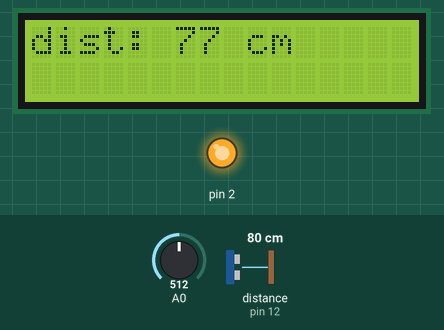
This sketch was run on a simulated Arduino Uno, built with avr-gcc and run on an emulated ATmega328P. On the bench: 16×2 character LCD, output pins drawn as LEDs (lit = HIGH). Wiring (inferred from the names in the program): ultrasonic range finder: trigger pin 11; echo pin 12. The inputs (shaded band) are chosen by the test bench; at power-on: distance to the obstacle (sensor on pin 12) 80 cm, A0 = 512. The echo pulse lasts 58.3 µs per cm; pins used as bus, display or sensor lines are not drawn; what the sketch prints to the serial monitor is not drawn.

Above: at 1.2 s.
1.3 s: distance to the obstacle (sensor on pin 12) set to 250 cm
At 4.1 s:
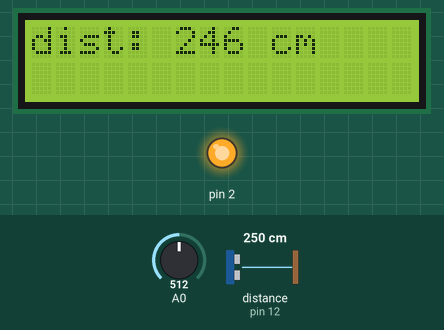
4.3 s: A0 set to 642
5.8 s: A0 set to 659
At 6.05 s:
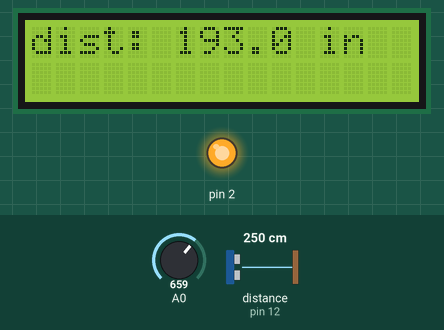
7.6 s: distance to the obstacle (sensor on pin 12) set to 18 cm
At 10.4 s:
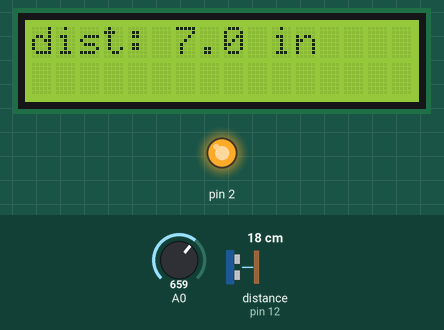
10.6 s: distance to the obstacle (sensor on pin 12) set to 2 cm
At 11.84 s:
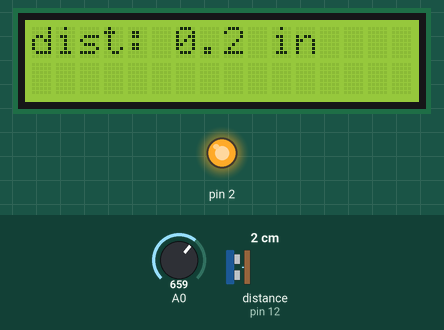
12.1 s: A0 set to 990
13.8 s: A0 set to 1010
At 14.8 s:
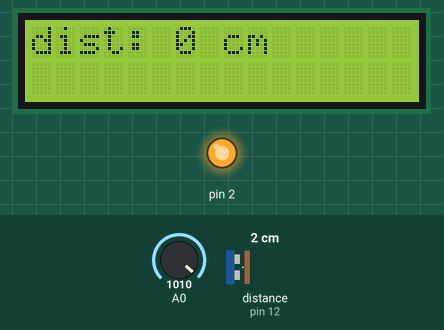

Measured:
- the behaviour switches between 649 and 650 on A0 (found by bisection; images 1 and 2)
- the behaviour switches between 998 and 999 on A0 (found by bisection; images 4 and 5)
- after the input at 1.3 s, the display: first changes after 0.05 s (image 1 shows a later state)
- after the input at 4.3 s, every drawn part: stays the same
- after the input at 5.8 s, the display: first changes after 0.12 s (image 2 shows a later state)
- after the input at 10.6 s, the display: first changes after 0.08 s (image 4 shows a later state)
- after the input at 13.8 s, the display: changes after 0.11 s (image 5)

The sketch:

USsr04_avg_LCD_key.ino
```cpp
/* originally LCD 1602 Ultrasonic,
  From Sainsmart for their 1602 LCD display to read some US device;
  edited by AM, with some uncertainty about role of keypad switches;
  needed significant editing to work, edit 1707 for SR-04 US module;
  _avg vers. reads using exp moving average; _key version adds LCD
  module button actions; could be used for calibration etc
  Seems like when displaying inches, response very sluggish???
  _Flt version prints float using Streaming.h (v. Sampl Synta)

   LCD RS pin to digital pin 8
   LCD Enable pin to digital 9
   LCD D4 pin to digital pin 4
   LCD D5 pin to digital pin 5
   LCD D6 pin to digital pin 6
   LCD D7 pin to digital pin 7
   LCD BL pin to digital pin 10
   KEY pin to analog pin 0
   Vcc pin to  +5         // above all hardwired w/ shield

   Trig pin to digital pin 11
   Echo pin to digital pin 12
*/
#include <Streaming.h>
#include <LiquidCrystal.h>
#define TP 11     // Trigger pin
#define EP 12     // Echo pin

LiquidCrystal lcd(8, 9, 4, 5, 6, 7);  // had 13 here, wrong
const char numb[] = "0123456789";
char number_s[] = "000"; // these are used in LCD_conv_data fx, not sure how
char  rword;  // not clear why, how to use
char msgs[5][16] = {"Right Key OK ",
                    "Up Key OK    ",
                    "Down Key OK  ",
                    "Left Key OK  ",
                    "Select Key OK"
                   };
// could read pin A0 then loop thru these to get right msg to print
int adc_key_val[5] = {50, 250, 450, 650, 850 }; // tune for each board
int NUM_KEYS = 5;
int adc_key_in;   // need loop code to read key or make fx() to do it
int key = -1;
int oldkey = -1;
boolean CM = 1;      //Centimeter,  1 tells loop to display CM

void setup()
{
  lcd.begin(16, 2);    // 16 col, 2 row LCD
  Serial.begin(9600);       // 9600 bps, for Ser. Mon. if on
  pinMode(TP, OUTPUT);      // TP output pin for trigger
  pinMode(EP, INPUT);       // EP input pin for echo
  pinMode(2, OUTPUT);
  pinMode(A0, INPUT_PULLUP);
  digitalWrite(2, HIGH); // 5 v for US module power
}

void loop()
{
  static float distAvg = 69;
  int keyV = analogRead(A0);
  if (keyV < 999)  // some button is pressed
  { // loop thru values in array to ID key
    for (int j = 0; j < NUM_KEYS; j++)
    { if (keyV < adc_key_val[j])
      {
        key = j;
        break;  // exit the for loop
      }  // end if
    } // end for, getting key ID
    // what action to take with key, or key press could toggle some var
       switch (key)
   {
       case 0:
       {    //  if "RIGHT"  pressed show this on the screen
            // lcd.print("RIGHT ");
            break;
       }
       case 1:
       {
             // lcd.print("LEFT "); // if "LEFT" show on the screen
             break;
       }
       case 2:
       {
             // lcd.print("UP ");  // button "UP"
             break;
       }
       case 3:
       {
             // lcd.print("DOWN  ");  // button "DOWN"
             break;
       }
       case 4:
       {     CM = 0; // sel button tells loop to display INches
             //lcd.print("SELECT");  //  if button "SELECT"
             break;
       }
       default:
       {     CM = 1;
         // lcd.print("NONE  ");  //  No action will show "None" on the screen
             break;
       }
   }  // end switch

  }  // end if some key pressed
  else CM = 1;  // no key pressed, default to print CM
  delay(50);
  long microseconds = TP_init(); // activates the pulser, gets uS back
  float dist = Distance(microseconds, CM);
  //  LCD_conv_data(distance_cm,number_s); unclear when/if needed
  // calc expon MA
  distAvg = (((distAvg * 4) + dist) / 5);
  lcd.clear();
//  lcd.print("dist: ");
//  lcd.print(distAvg);
//  if (CM) lcd.print(" CM");
//  else lcd.print(" IN");
   if (CM) lcd << "dist: " << _DEC(distAvg) << " cm";
   else lcd << "dist: " << _FLOAT(distAvg,1) << " in";
  Serial.println(distAvg);
}  // end loop, NB was no delay before

long TP_init()
{
  digitalWrite(TP, LOW);
  delayMicroseconds(2);
  digitalWrite(TP, HIGH); // make Trig pin HIGH for >= 10us
  delayMicroseconds(10);
  digitalWrite(TP, LOW);
  delayMicroseconds(2);
  // pulse read waits for the echo pin to go HIGH, and
  // returns the length of the echo pulse in microseconds
  long microseconds = pulseIn(EP, HIGH);
  return microseconds;
}

uint16_t Distance(long time, int flag)  // returns unsigned int
{
  uint16_t distance;
  if (flag) // display in cm.
    distance = (time * 17) / 1000;
  //distance = time /29 / 2;  // was this for some other sensor type
  // distance  = ((Duration of high level)*(Sonic :340m/s))/2
  // = ((Duration of high level)*(Sonic :0.034 cm/us))/2
  // = ((Duration of high level)/(Sonic :29.4 cm/us))/2
  else  // 1122 ft/sec   13464 in/sec   0.0135 in/uS / 2 for bounce
    distance = round((time * 67) / 10000);  // INches, float might be better
  delay(20);
  return distance;
}


//convert number to string, ? need; inverts order of last 5 digits of data_tem
void LCD_conv_data(unsigned int data_tem, char *number_s)
{
  char k = 0;
  if (data_tem != 0)
  {
    for (int i = 5; i != 0 && data_tem != 0; i--)
    {
      k = data_tem % 10;  // k is char but gets a number here? smallest digit
      number_s[i] = numb[k]; // array of 0-9 digits
      data_tem /= 10;
    }
  }
}
```
